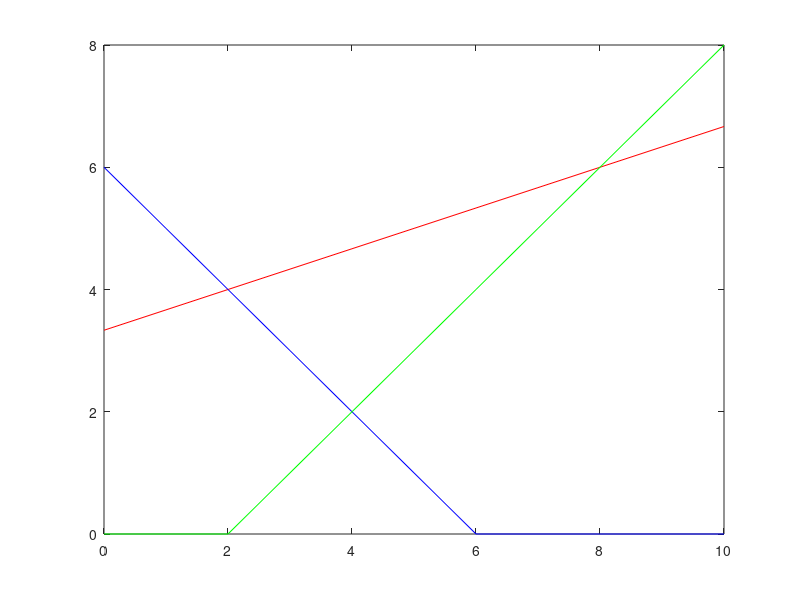

This chart was generated by the following MATLAB code:
clc;
clear all;
A=[-1 3;1 1;1 -1];
B=[10;6;2];
c=[2 3];
x1=0:1:max(B);
x12=(B(1)-A(1,1)*x1)/A(1,2);
x22=(B(2)-A(2,1)*x1)/A(2,2);
x32=(B(3)-A(3,1)*x1)/A(3,2);
x12=max(0,x12);
x22=max(0,x22);
x32=max(0,x32);
plot(x1,x12,'r',x1,x22,'b',x1,x32,'g')
cx1=find(x1==0)
c1=find(x12==0)
line1=[x1([cx1 c1]);x12([cx1 c1])]
c2=find(x22==0)
line2=[x1([cx1 c2]);x22([cx1 c2])]
c3=find(x32==0)
line3=[x1([cx1 c3]);x32([cx1 c3])]
coe=unique([line1,line2,line3],'rows')'
pt=[0;0]
for i=1:size(A,1)
    A1=A(i,:);
    B1=B(i,:);
    for j=i+1:size(A,1)
        A2=A(j,:);
        B2=B(j,:);
        A4=[A1;A2];
        B4=[B1;B2];
        X=A4\B4;
        pt=[pt X];
    end
end
pt
x=pt';
poin=[coe;x];
all=unique(poin,'rows')
for i=1:size(pt,1)
    cons1(i)=A(1,1)*pt(i,1)+A(1,2)*pt(i,2)-B(1);
    s1=find(cons1>=0);
      cons2(i)=A(2,1)*pt(i,1)+A(2,2)*pt(i,2)-B(2);
    s2=find(cons2>=0);
      cons3(i)=A(3,1)*pt(i,1)+A(3,2)*pt(i,2)-B(3);
    s3=find(cons3>=0);
end
%end
S=unique([s1,s2,s3])
poin(S,:)=[]